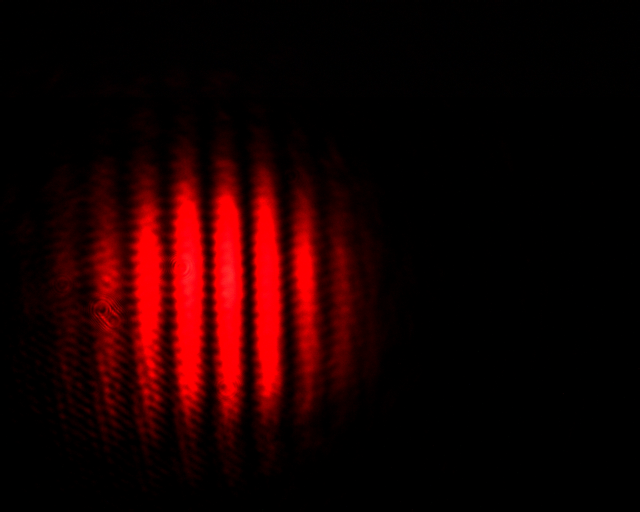
#> input picture 物理学专业基础实验/部分相干光源的空间相干性测量与分析/5.25/Pic_20260525192628038.png, 1280 x 1024 px (shown at 1/2 size)
$ python analyze_visibility.py
#> lines starting #> are read from the running program, lines starting #| are printed output that depends on the picture; after the words box and inside, x2 and y2 are one past the last pixel; in counts of white or black regions, pixels touching at a corner belong together
from pathlib import Path
import csv

import numpy as np
from PIL import Image
import matplotlib.pyplot as plt

BASE = Path(__file__).resolve().parent
IMG_DIR = BASE / "5.25"
OUT_DIR = BASE / "processed"
OUT_DIR.mkdir(exist_ok=True)

IMAGES = [
    ("Pic_20260525192628038.png", "图(a)"),
    ("Pic_20260525194646918.png", "图(b)"),
    ("Pic_20260525195435698.png", "图(c)"),
    ("Pic_20260525195448209.png", "图(d)"),
    ("Pic_20260525203147728.png", "图(e)"),
    ("Pic_20260525203201995.png", "图(f)"),
]

ROI_OVERRIDES = {
    # 图(b)条纹倾斜且有效条纹区域较宽，自动 ROI 过窄时会使方向识别偏向局部光斑边缘。
    "Pic_20260525194646918.png": (306, 843, 283, 782),
    # 图(c)为毛玻璃未接电时的散斑图样，干涉条纹不完整；选取与图(d)条纹方向相近的局部可见条纹区分析。
    "Pic_20260525195435698.png": (400, 760, 730, 970),
}

ANGLE_OVERRIDES = {
    # 角度为垂直于条纹的投影坐标方向，单位为度。
    "Pic_20260525194646918.png": 75.0,
    "Pic_20260525195435698.png": 56.0,
}

# 取红色通道作为主要强度通道；实验干涉图像以红色条纹为主。
def load_intensity(path: Path) -> np.ndarray:
    arr = np.asarray(Image.open(path).convert("RGB"), dtype=float)
    return arr[:, :, 0]


def detect_roi(g: np.ndarray):
    # 去掉少量极亮噪声后，以相对阈值确定有效光斑区域。
    p99 = np.percentile(g, 99.5)
    threshold = max(2.0, 0.18 * p99)
    mask = g > threshold
    ys, xs = np.where(mask)
    if len(xs) < 100:
        h, w = g.shape
        return 0, w, int(0.35 * h), int(0.65 * h)
    x0, x1 = np.percentile(xs, [2, 98]).astype(int)
    y0, y1 = np.percentile(ys, [10, 90]).astype(int)
    # 取中心水平带，避免上下边缘暗场影响。
    cy = (y0 + y1) // 2
    half_h = max(70, int(0.18 * (y1 - y0)))
    y0 = max(0, cy - half_h)
    y1 = min(g.shape[0], cy + half_h)
    return int(x0), int(x1), int(y0), int(y1)


def get_roi(fname: str, g: np.ndarray):
    return ROI_OVERRIDES.get(fname, detect_roi(g))


def get_profile_angle(fname: str, g: np.ndarray, x0: int, x1: int, y0: int, y1: int):
    return ANGLE_OVERRIDES.get(fname, estimate_profile_angle(g, x0, x1, y0, y1))


def smooth(profile: np.ndarray, width: int = 21) -> np.ndarray:
    kernel = np.ones(width) / width
    return np.convolve(profile, kernel, mode="same")


def projected_profile(g: np.ndarray, x0: int, x1: int, y0: int, y1: int, theta_deg: float):
    """沿与条纹近似平行方向平均，得到垂直于条纹方向的投影剖面。"""
    sub = g[y0:y1, x0:x1]
    yy, xx = np.indices(sub.shape)
    xx = xx + x0
    yy = yy + y0
    theta = np.deg2rad(theta_deg)
    coord = xx * np.cos(theta) + yy * np.sin(theta)
    c0 = int(np.floor(np.min(coord)))
    bins = np.rint(coord - c0).astype(int)
    sums = np.bincount(bins.ravel(), weights=sub.ravel())
    counts = np.bincount(bins.ravel())
    valid = counts > 0
    coords = c0 + np.arange(len(sums))[valid]
    profile = sums[valid] / counts[valid]
    return coords.astype(float), profile.astype(float)


def estimate_profile_angle(g: np.ndarray, x0: int, x1: int, y0: int, y1: int):
    """搜索使投影剖面调制度最大的方向，作为垂直于条纹方向的坐标轴。"""
    best_angle, best_score = 0.0, -np.inf
    for angle in np.linspace(-60, 60, 61):
        coords, profile = projected_profile(g, x0, x1, y0, y1, angle)
        if len(profile) < 160:
            continue
        prof = smooth(profile, width=25)
        mean = float(np.mean(prof))
        if mean <= 0:
            continue
        score = float((np.percentile(prof, 90) - np.percentile(prof, 10)) / mean)
        if score > best_score:
            best_angle, best_score = float(angle), score
    return best_angle


def local_visibility(g: np.ndarray, x0: int, x1: int, y0: int, y1: int, theta_deg: float, win: int = 120, step: int = 20):
    """由垂直于条纹方向的一维平均强度剖面计算局部可见度。

    先在 ROI 内沿条纹近似平行方向平均，再平滑；在滑动窗口内用 90% 与 10%
    分位数近似明暗纹强度，以降低孤立热像素和暗背景对 Michelson 公式的影响。
    """
    coords, raw_profile = projected_profile(g, x0, x1, y0, y1, theta_deg)
    profile = smooth(raw_profile, width=25)
    bg = float(np.percentile(profile, 20))
    ss, vis, mean_int = [], [], []
    for start in range(0, len(profile) - win + 1, step):
        seg = profile[start:start + win]
        mean = float(np.mean(seg))
        if mean <= bg + 0.01:
            continue
        imax = float(np.percentile(seg, 90))
        imin = float(np.percentile(seg, 10))
        v = (imax - imin) / (imax + imin) if (imax + imin) > 0 else np.nan
        ss.append(float(coords[start + win // 2]))
        vis.append(v)
        mean_int.append(mean)
    return np.array(ss), np.array(vis), np.array(mean_int), coords, profile

def main():
    summary_rows = []
    profile_rows = []

    fig, axes = plt.subplots(3, 2, figsize=(10, 10), dpi=160, constrained_layout=True)
    axes = axes.ravel()

    for ax, (fname, label) in zip(axes, IMAGES):
        g = load_intensity(IMG_DIR / fname)
#> in load_intensity, `return arr[:, :, 0]`:
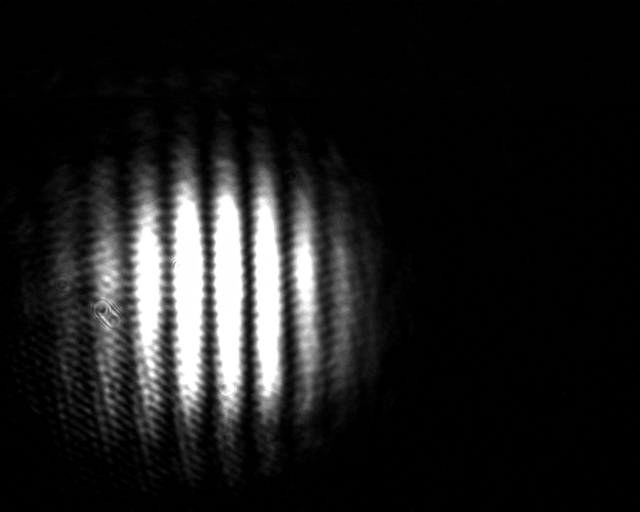
#> returned value: shape (1024, 1280) float64 (shown at 1/2 size); min 0, max 255, mean 27
        x0, x1, y0, y1 = get_roi(fname, g)
#> in detect_roi, `p99 = np.percentile(g, 99.5)`: p99 = 255
#> in detect_roi, `threshold = max(2.0, 0.18 * p99)`: threshold = 45.9
#> in detect_roi, `mask = g > threshold`:
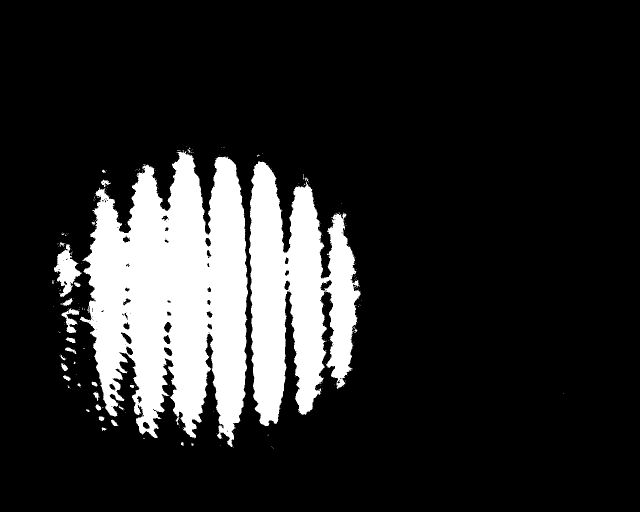
#> mask: shape (1024, 1280) bool (shown at 1/2 size); 15.8% white; 241 white regions (212 under 20 px), largest, box (x1, y1, x2, y2) and area: (160, 300, 496, 894) 131525, (498, 323, 721, 852) 70664, (108, 489, 163, 594) 2632
#> in detect_roi, `x0, x1 = np.percentile(xs, [2, 98]).astype(int)`: x0 = 155; x1 = 691
#> in detect_roi, `y0, y1 = np.percentile(ys, [10, 90]).astype(int)`: y0 = 415; y1 = 772
#> in detect_roi, `cy = (y0 + y1) // 2`: cy = 593
#> in detect_roi, `half_h = max(70, int(0.18 * (y1 - y0)))`: half_h = 70
#> in detect_roi, `y0 = max(0, cy - half_h)`: y0 = 523
#> in detect_roi, `y1 = min(g.shape[0], cy + half_h)`: y1 = 663
#> x0 = 155; x1 = 691; y0 = 523; y1 = 663
        theta = get_profile_angle(fname, g, x0, x1, y0, y1)
#> the loop in estimate_profile_angle, `for angle in np.linspace(-60, 60, 61):` made 61 passes
#> (c0 in projected_profile, mean, score, best_angle, best_score) on passes 1 to 8: (-496, 137, 0.887, -60, 0.887), (-480, 137.5, 0.891, -58, 0.891), (-463, 137.9, 0.896, -56, 0.896), (-445, 138.5, 0.897, -54, 0.897), (-427, 138.9, 0.899, -52, 0.899), (-408, 139.5, 0.9, -50, 0.9), (-389, 140, 0.905, -48, 0.905), (-369, 140.5, 0.92, -46, 0.92)
#> pass 1, in projected_profile, `sub = g[y0:y1, x0:x1]`:
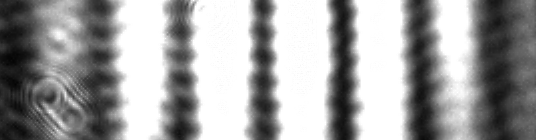
#> sub: shape (140, 536) float64; min 4, max 255, mean 159.1
#> pass 1, in projected_profile, `xx = xx + x0`:
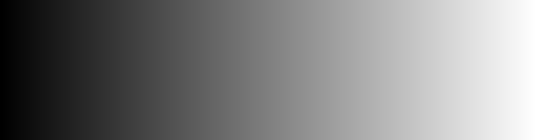
#> xx: shape (140, 536) int64; min 155, max 690, mean 422.5; drawn with min black and max white
#> pass 1, in projected_profile, `yy = yy + y0`:
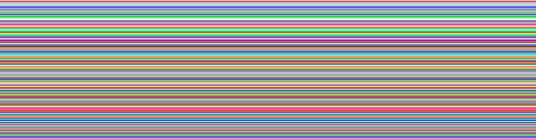
#> yy: shape (140, 536) int64; 140 distinct labels, from 523 to 662; one colour per label, 0 black
#> pass 1, in projected_profile, `coord = xx * np.cos(theta) + yy * np.sin(theta)`:
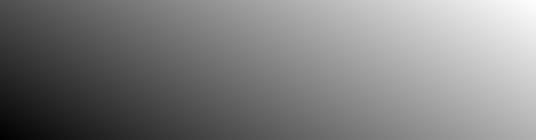
#> coord: shape (140, 536) float64; min -495.8, max -107.9, mean -301.9; drawn with min black and max white
#> after the loop in estimate_profile_angle, `for angle in np.linspace(-60, 60, 61):`: best_angle = -6; best_score = 1.25
#> theta = -6
        ss, vis, mean_int, coords, profile = local_visibility(g, x0, x1, y0, y1, theta)
#> in local_visibility, `coords, raw_profile = projected_profile(g, x0, x1, y0, y1, theta_deg)`: coords = 548 values from 85 to 632; raw_profile = 548 values, max 255 at index 144, min 25.55 at index 20, mean 156.7
#> in local_visibility, `profile = smooth(raw_profile, width=25)`: profile = 548 values, max 254.9 at index 384, min 17.04 at index 0, mean 155.9
#> in local_visibility, `bg = float(np.percentile(profile, 20))`: bg = 84.73
#> the loop in local_visibility, `for start in range(0, len(profile) - win + 1, step):` made 22 passes
#> (start, mean, imax, imin, v) on passes 2 to 9: (20, 120.2, 194, 48.74, 0.598), (40, 154.1, 250.2, 83.02, 0.502), (60, 166.6, 250.2, 85.96, 0.489), (80, 162.1, 250.2, 85.96, 0.489), (100, 181.3, 252.2, 93.62, 0.459), (120, 207.9, 254.1, 124.4, 0.343), (140, 208.5, 254.1, 124.4, 0.343), (160, 187.8, 254.1, 113.9, 0.381)
#> after the loop in local_visibility, `for start in range(0, len(profile) - win + 1, step):`: mean_int = [90.52, 120.2, 154.1, 166.6, 162.1, 181.3, 207.9, 208.5, 187.8, 193.9, 215.2, 209.5, 184.5, 186.2, 207.1, 197.8, 169.6, 169.1, 185.5, 163.8, 131, 118.3]; ss = [145, 165, 185, 205, 225, 245, 265, 285, 305, 325, 345, 365, 385, 405, 425, 445, 465, 485, 505, 525, 545, 565]; vis = [0.667, 0.598, 0.502, 0.489, 0.489, 0.459, 0.343, 0.343, 0.381, 0.381, 0.33, 0.338, 0.411, 0.411, 0.411, 0.434, 0.503, 0.503, 0.503, 0.569, 0.624, 0.617]
#> ss = 22 values from 145 to 565; vis = 22 values, max 0.667 at index 0, min 0.33 at index 10, mean 0.468; mean_int = 22 values, max 215.2 at index 10, min 90.52 at index 0, mean 173.2; coords = 548 values from 85 to 632
        if len(ss) == 0:
            continue
        s0, s1 = float(np.min(coords)), float(np.max(coords))
#> s0 = 85; s1 = 632
        width = s1 - s0
#> width = 547
        left_mask = ss < s0 + width / 3
        mid_mask = (ss >= s0 + width / 3) & (ss < s0 + 2 * width / 3)
        right_mask = ss >= s0 + 2 * width / 3

        def avg(mask):
            return float(np.nanmean(vis[mask])) if np.any(mask) else float("nan")

        v_left, v_mid, v_right = avg(left_mask), avg(mid_mask), avg(right_mask)
#> v_left = 0.506; v_mid = 0.382; v_right = 0.553
        valid = np.isfinite(vis)
        v_max = float(np.nanmax(vis[valid]))
#> v_max = 0.667
        s_at_max = float(ss[np.nanargmax(vis)])
#> s_at_max = 145

        summary_rows.append({
            "image": fname,
            "label": label,
            "profile_angle_deg": theta,
            "roi_x0": x0,
            "roi_x1": x1,
            "roi_y0": y0,
            "roi_y1": y1,
            "V_left": v_left,
            "V_middle": v_mid,
            "V_right": v_right,
            "V_max": v_max,
            "s_at_V_max": s_at_max,
            "mean_intensity": float(np.mean(g[y0:y1, x0:x1])),
            "valid_width_pixel": int(ss[-1] - ss[0]) if len(ss) > 1 else 0,
        })
        for s, v, m in zip(ss, vis, mean_int):
            profile_rows.append({"image": fname, "label": label, "profile_angle_deg": theta, "s_pixel": float(s), "visibility": float(v), "mean_intensity": float(m)})
#> this loop made 22 passes
#> (s, v, m) on passes 1 to 8: (145, 0.667, 90.52), (165, 0.598, 120.2), (185, 0.502, 154.1), (205, 0.489, 166.6), (225, 0.489, 162.1), (245, 0.459, 181.3), (265, 0.343, 207.9), (285, 0.343, 208.5)
#> after the loop, profile_rows = 22 items

        ax.plot(ss, vis, marker="o", ms=2, lw=1)
        ax.axvline(s0 + width / 3, color="gray", lw=0.8, ls="--")
        ax.axvline(s0 + 2 * width / 3, color="gray", lw=0.8, ls="--")
        ax.set_title(f"{label[-2]} {fname[-18:-4]}")
        ax.set_xlabel("s / pixel")
        ax.set_ylabel("V")
        ax.set_ylim(0, 1.05)
        ax.grid(alpha=0.3)
#> pass 2 of the loop in main, `for ax, (fname, label) in zip(axes, IMAGES):`:
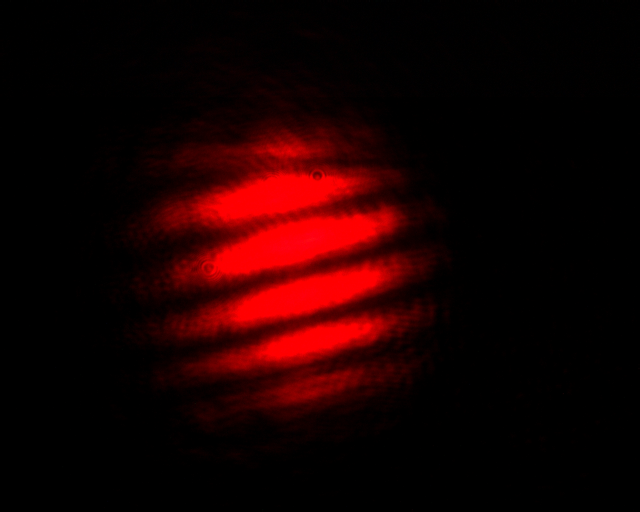
#> input picture 物理学专业基础实验/部分相干光源的空间相干性测量与分析/5.25/Pic_20260525194646918.png, 1280 x 1024 px (shown at 1/2 size)
#> in detect_roi (call 2), `mask = g > threshold`:
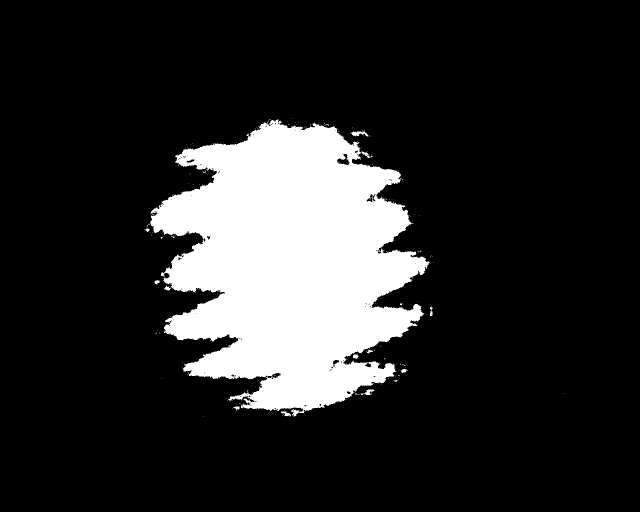
#> mask: shape (1024, 1280) bool (shown at 1/2 size); 16.3% white; 224 white regions (211 under 20 px), largest, box (x1, y1, x2, y2) and area: (300, 239, 859, 834) 212208, (702, 261, 737, 274) 202, (721, 779, 749, 790) 136
#> in detect_roi (call 2), `x0, x1 = np.percentile(xs, [2, 98]).astype(int)`: x0 = 349; x1 = 804
#> in detect_roi (call 2), `y0, y1 = np.percentile(ys, [10, 90]).astype(int)`: y0 = 330; y1 = 734
#> cy = 532
#> half_h = 72
#> in detect_roi (call 2), `y0 = max(0, cy - half_h)`: y0 = 460
#> in detect_roi (call 2), `y1 = min(g.shape[0], cy + half_h)`: y1 = 604
#> in main, `x0, x1, y0, y1 = get_roi(fname, g)`: x0 = 306; x1 = 843; y0 = 283; y1 = 782
#> the loop in estimate_profile_angle (call 2), `for angle in np.linspace(-60, 60, 61):` made 61 passes
#> (c0 in projected_profile, mean, score, best_angle, best_score) on passes 1 to 4: (-524, 94.15, 1.46, -60, 1.46), (-501, 93.53, 1.46, -58, 1.46), (-477, 93.02, 1.5, -56, 1.5), (-452, 92.47, 1.54, -54, 1.54)
#> pass 1, in projected_profile (call 63), `coord = xx * np.cos(theta) + yy * np.sin(theta)`:
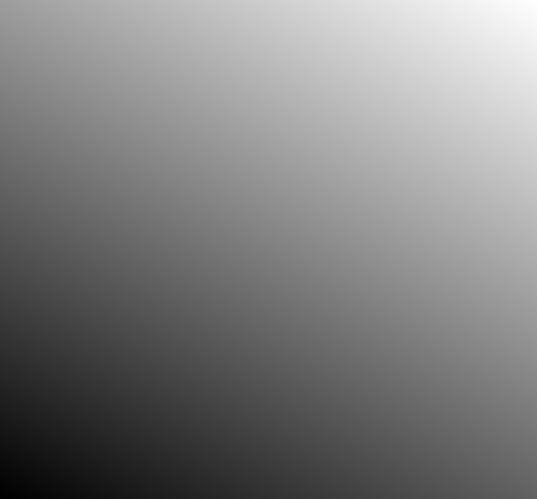
#> coord: shape (499, 537) float64; min -523.4, max 175.9, mean -173.7; drawn with min black and max white
#> theta = 75
#> the loop in local_visibility (call 2), `for start in range(0, len(profile) - win + 1, step):` made 26 passes
#> (start, mean, imax, imin, v) on passes 2 to 5: (20, 73.37, 102.8, 33.57, 0.508), (40, 92.62, 143.3, 57.37, 0.428), (60, 111, 164.8, 80.89, 0.342), (80, 123.3, 164.8, 83.32, 0.328)
#> in main, `ss, vis, mean_int, coords, profile = local_visibility(g, x0, x1, y0, y..`: ss = 24 values from 433 to 893; vis = 24 values, max 0.539 at index 23, min 0.25 at index 6, mean 0.419; mean_int = 24 values, max 153.3 at index 8, min 67.34 at index 23, mean 122.3; coords = 620 values from 353 to 972; profile = 620 values, max 196.4 at index 273, min 2.13 at index 619, mean 104.3
#> s0 = 353; s1 = 972
#> width = 619
#> v_left = 0.349; v_mid = 0.413; v_right = 0.498
#> v_max = 0.539
#> s_at_max = 893
#> the loop in main, `for s, v, m in zip(ss, vis, mean_int):` made 24 passes
#> (s, v, m) on passes 1 to 4: (433, 0.508, 73.37), (453, 0.428, 92.62), (473, 0.342, 111), (493, 0.328, 123.3)
#> after the loop in main, `for s, v, m in zip(ss, vis, mean_int):`: profile_rows = 46 items
#> pass 3 of the loop in main, `for ax, (fname, label) in zip(axes, IMAGES):`:
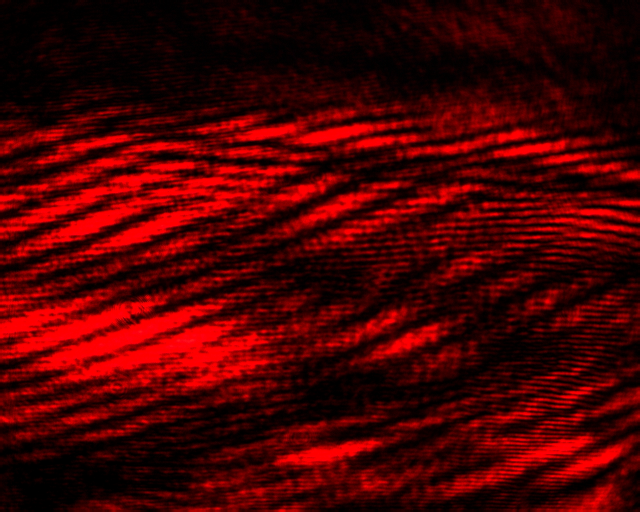
#> input picture 物理学专业基础实验/部分相干光源的空间相干性测量与分析/5.25/Pic_20260525195435698.png, 1280 x 1024 px (shown at 1/2 size)
#> in detect_roi (call 3), `mask = g > threshold`:
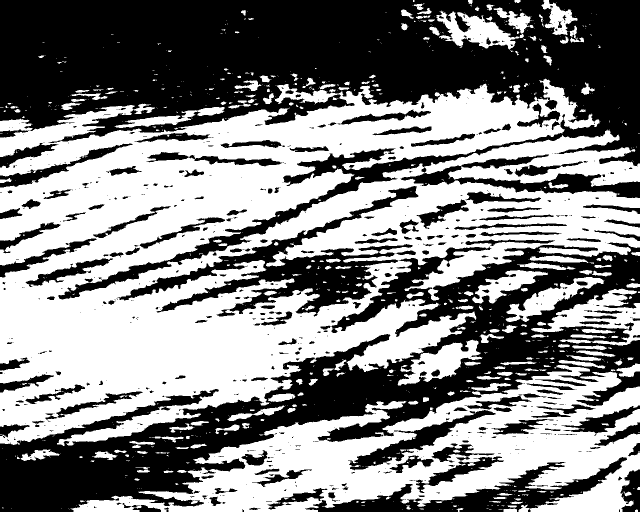
#> mask: shape (1024, 1280) bool (shown at 1/2 size); 52.1% white; 682 black regions (432 under 20 px), largest, box (x1, y1, x2, y2) and area: (0, 0, 1280, 599) 292609, (0, 485, 1280, 1024) 184202, (235, 372, 837, 634) 32316
#> in detect_roi (call 3), `x0, x1 = np.percentile(xs, [2, 98]).astype(int)`: x0 = 27; x1 = 1243
#> in detect_roi (call 3), `y0, y1 = np.percentile(ys, [10, 90]).astype(int)`: y0 = 265; y1 = 918
#> the loop in estimate_profile_angle (call 3), `for angle in np.linspace(-60, 60, 61):` made 61 passes
#> pass 1, in projected_profile (call 125), `coord = xx * np.cos(theta) + yy * np.sin(theta)`:
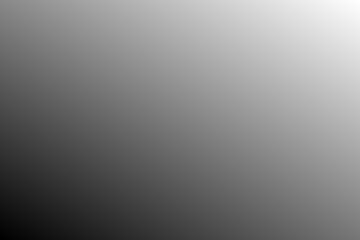
#> coord: shape (240, 360) float64; min -639.2, max -252.7, mean -445.9; drawn with min black and max white
#> the loop in main, `for s, v, m in zip(ss, vis, mean_int):` made 13 passes
#> (s, v, m) on passes 1 to 4: (889, 0.598, 126.8), (909, 0.706, 102.4), (929, 0.631, 73.69), (949, 0.527, 52.6)
#> the loop made 6 passes; the first 3 are shown

    fig.suptitle("Local fringe visibility versus profile coordinate", fontsize=14)
    fig.savefig(OUT_DIR / "visibility_profiles.png")
    plt.close(fig)

    fig, axes = plt.subplots(3, 2, figsize=(10, 10), dpi=160, constrained_layout=True)
    axes = axes.ravel()
    for ax, (fname, label) in zip(axes, IMAGES):
        g = load_intensity(IMG_DIR / fname)
        x0, x1, y0, y1 = get_roi(fname, g)
        theta = get_profile_angle(fname, g, x0, x1, y0, y1)
        _, _, _, coords, profile = local_visibility(g, x0, x1, y0, y1, theta)
        ax.plot(coords, profile, lw=1)
        ax.set_title(f"{label[-2]} projected intensity profile")
        ax.set_xlabel("s / pixel")
        ax.set_ylabel("mean red value")
        ax.grid(alpha=0.3)
#> pass 2 of the loop in main, `for ax, (fname, label) in zip(axes, IMAGES):`:
#> pass 3 of the loop in main, `for ax, (fname, label) in zip(axes, IMAGES):`:
#> the loop made 6 passes; the first 3 are shown
    fig.savefig(OUT_DIR / "intensity_profiles.png")
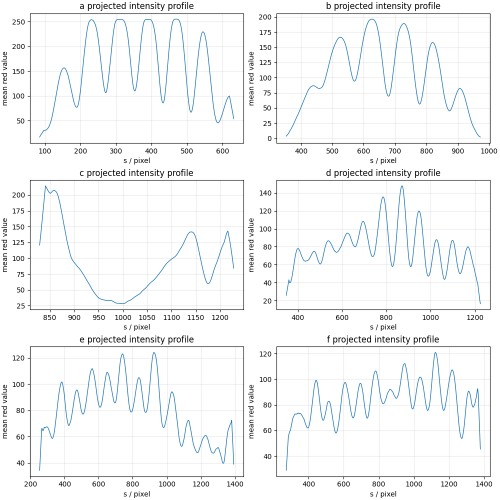
#> figure drawn by matplotlib, 6 panels; panel 1: curve peaks at x = 469, y = 254.9; panel 2: curve peaks at x = 626, y = 196.4; panel 3: curve peaks at x = 841, y = 214.5; panel 4: curve peaks at x = 871, y = 147.8
    plt.close(fig)

    fig, axes = plt.subplots(3, 2, figsize=(10, 12), dpi=160, constrained_layout=True)
    axes = axes.ravel()
    for ax, (fname, label) in zip(axes, IMAGES):
        g = load_intensity(IMG_DIR / fname)
        x0, x1, y0, y1 = get_roi(fname, g)
        theta = get_profile_angle(fname, g, x0, x1, y0, y1)
        ax.imshow(g, cmap="gray")
        ax.add_patch(plt.Rectangle((x0, y0), x1 - x0, y1 - y0, fill=False, edgecolor="red", linewidth=1.5))
        cx, cy = (x0 + x1) / 2, (y0 + y1) / 2
        length = min(x1 - x0, y1 - y0) * 0.35
        ax.arrow(cx, cy, length * np.cos(np.deg2rad(theta)), length * np.sin(np.deg2rad(theta)),
                 color="cyan", width=2, head_width=18, length_includes_head=True)
        ax.set_title(f"{label[-2]}: ROI")
        ax.axis("off")
#> pass 2 of the loop in main, `for ax, (fname, label) in zip(axes, IMAGES):`:
#> pass 3 of the loop in main, `for ax, (fname, label) in zip(axes, IMAGES):`:
#> the loop made 6 passes; the first 3 are shown
    fig.savefig(OUT_DIR / "roi_selection.png")
    plt.close(fig)

    with open(OUT_DIR / "visibility_summary.csv", "w", newline="", encoding="utf-8-sig") as f:
        writer = csv.DictWriter(f, fieldnames=list(summary_rows[0].keys()))
        writer.writeheader()
        writer.writerows(summary_rows)

    with open(OUT_DIR / "visibility_profiles.csv", "w", newline="", encoding="utf-8-sig") as f:
        writer = csv.DictWriter(f, fieldnames=list(profile_rows[0].keys()))
        writer.writeheader()
        writer.writerows(profile_rows)

    for row in summary_rows:
        print(row)


if __name__ == "__main__":
    main()
